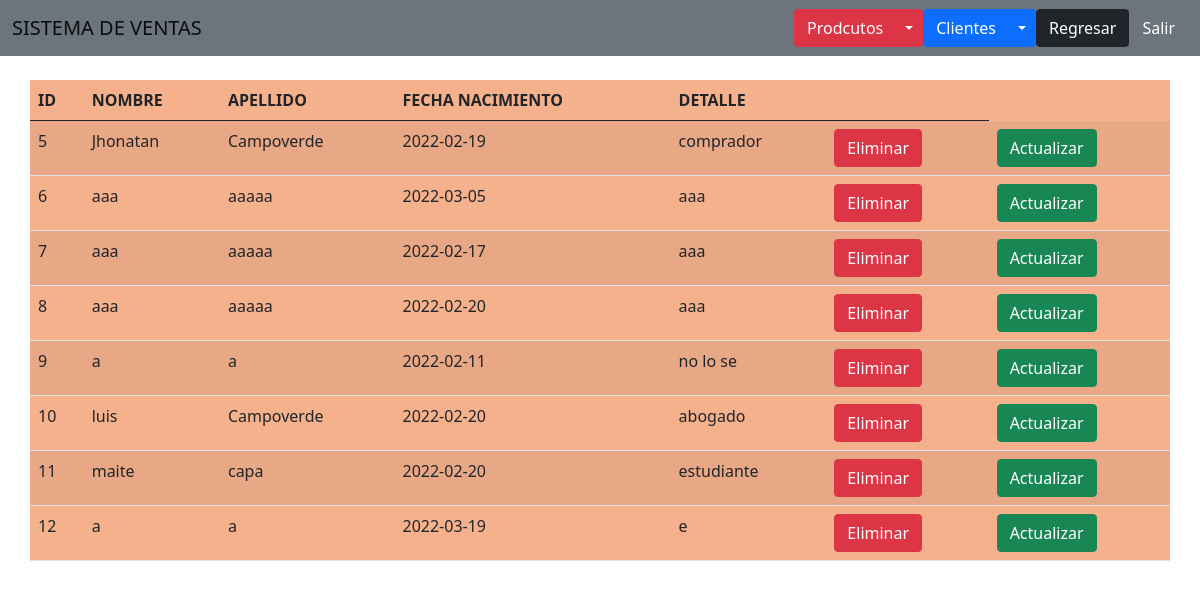
Page /tablacliente.php on the committed database.
### tables this page shows
CREATE TABLE `clientes` (
  `id` int(11) NOT NULL,
  `nombre` varchar(50) DEFAULT NULL,
  `apellido` varchar(50) DEFAULT NULL,
  `usr` varchar(50) DEFAULT NULL,
  `pwd` varchar(50) DEFAULT NULL,
  `fnacimiento` date DEFAULT NULL,
  `detalle` varchar(500) DEFAULT NULL
);

### tablacliente.php (the view, shortened to what this page needs)
<?php
include("Plantillas/Encabezado.php");
include("Admin/BDD/Conexion.php");
$sql = "Select * from clientes;";
$result = $conn->query($sql);
?>
<div class="container" >
    <div class="row" >
        <table class="table table-striped table-inverse table-responsive" style="background-color: #f5b18c;">
            <thead class="thead-inverse">
                <tr >
                    <th>ID</th>
                    <th>NOMBRE</th>
                    <th>APELLIDO</th>
                    <th>FECHA NACIMIENTO</th>
                    <th>DETALLE</th>
                    <th></th>
                </tr>
            </thead>
            <tbody>
                <?php while ($r = $result->fetch_assoc()) { ?>
                    <tr>
                        <td><?php echo $r['id']; ?></td>
                        <td><?php echo $r['nombre']; ?></td>
                        <td><?php echo $r['apellido']; ?></td>
                        <td><?php echo $r['fnacimiento']; ?></td>
                        <td><?php echo $r['detalle']; ?></td>
                        <td>
                            <form action="crudcliente.php" method="POST">
                                <button type="submit" class="btn btn-danger" name="Enviar" value="Eliminar">Eliminar</button>
                            </form>
                        </td>
                        <td>
                            <form action="Formulariocliente.php" method="POST">
                                <button type="submit" class="btn btn-success" name="Enviar" value="Actualizar">Actualizar</button>
                            </form>
                        </td>
                    </tr>
                <?php
                }
                ?>
            </tbody>
        </table>
    </div>
</div>

### rows in the picture
clientes: id "5", nombre "Jhonatan", apellido "Campoverde", fnacimiento "2022-02-19", detalle "comprador"
clientes: id "6", nombre "aaa", apellido "aaaaa", fnacimiento "2022-03-05", detalle "aaa"
clientes: id "7", nombre "aaa", apellido "aaaaa", fnacimiento "2022-02-17", detalle "aaa"
clientes: id "8", nombre "aaa", apellido "aaaaa", fnacimiento "2022-02-20", detalle "aaa"
clientes: id "9", nombre "a", apellido "a", fnacimiento "2022-02-11", detalle "no lo se"
clientes: id "10", nombre "luis", apellido "Campoverde", fnacimiento "2022-02-20", detalle "abogado"
clientes: id "11", nombre "maite", apellido "capa", fnacimiento "2022-02-20", detalle "estudiante"
clientes: id "12", nombre "a", apellido "a", fnacimiento "2022-03-19", detalle "e"
